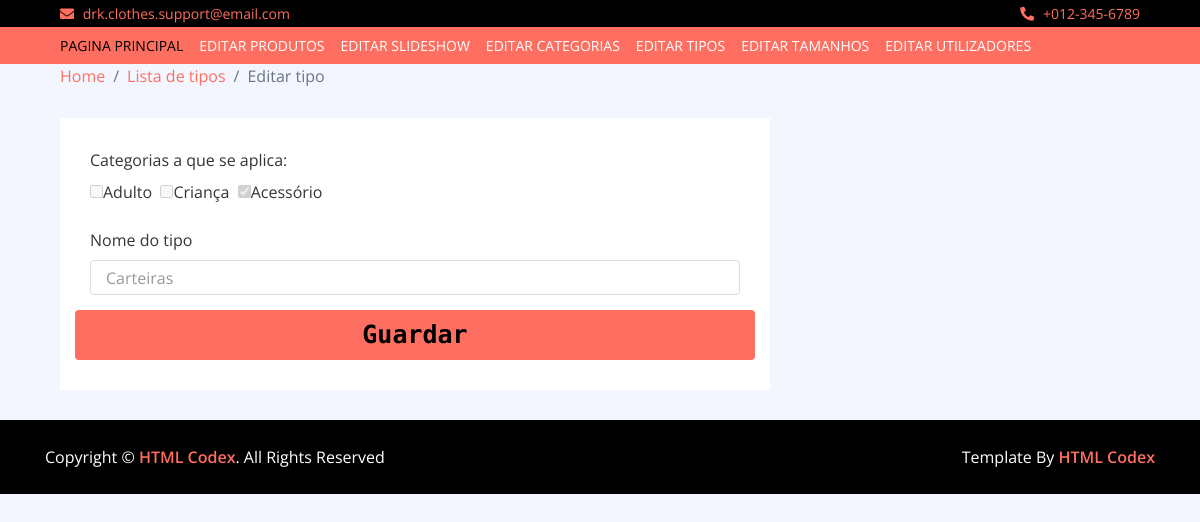
Before: /admin/edit-type.php?id=4 with the older database file.
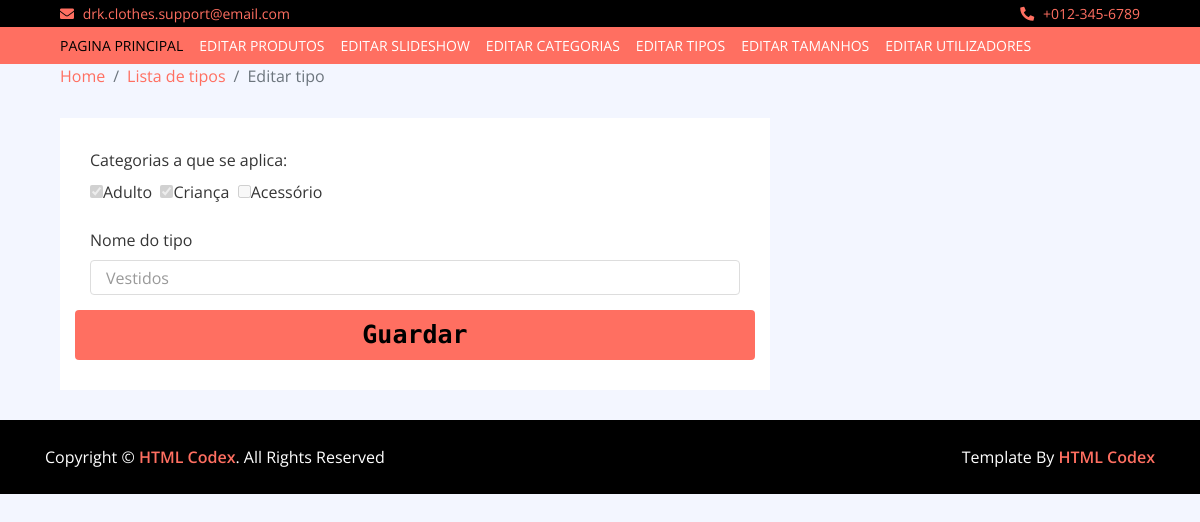
After: the same page with the newer database file.
### tables this page shows
CREATE TABLE `categorias`  (
  `categoriaId` int NOT NULL AUTO_INCREMENT,
  `categoriaNome` varchar(45) NOT NULL,
  PRIMARY KEY (`categoriaId`) USING BTREE
);

CREATE TABLE `tipos`  (
  `tipoId` int NOT NULL AUTO_INCREMENT,
  `tipoNome` varchar(45) NOT NULL,
  PRIMARY KEY (`tipoId`) USING BTREE
);

### admin/edit-type.php (the view, shortened to what this page needs)
<?php
include_once ("includes/body.inc.php");
$idT=intval($_GET['id']);
$sql="Select * from tipos where tipoId=".$idT;
$result=mysqli_query($con,$sql);
$dadosT=mysqli_fetch_array($result);
$sql="Select * from categorias";
$categorias=mysqli_query($con,$sql);
$sql="Select * from tipoCategorias where tipoCategoriaTipoId=".$idT;
$categoriasT=mysqli_query($con,$sql);
?>
<div class="breadcrumb-wrap">
    <div class="container-fluid">
        <ul class="breadcrumb">
            <li class="breadcrumb-item"><a href="index.php">Home</a></li>
            <li class="breadcrumb-item active"><a href="type-list.php">Lista de tipos</a></li>
            <li class="breadcrumb-item active">Editar tipo</li>
        </ul>
    </div>
</div>
<form action="confirm-edit-type.php" method="post" enctype="multipart/form-data">
    <div class="checkout">
        <div class="container-fluid">
            <div class="row">
                <div class="col-lg-8">
                    <div class="checkout-inner">
                        <div class="billing-address">
                            <div class="row">
                                <div class="col-md-12">
                                    <label>Categorias a que se aplica:</label><br>
                                    <?php
                                    $i=0;
                                    while ($dados=mysqli_fetch_array($categorias)){
                                        $select = "";
                                        while ($dt=mysqli_fetch_array($categoriasT)){
                                            if ($dt['tipoCategoriaCategoriaId'] == $dados['categoriaId']) {
                                                $select = "checked";
                                                break;
                                            }
                                        }
                                        $i++;
                                        echo  "<input $select disabled='true' type='checkbox' id=\"id".$i."\" name=\"categ".$i."\" value=\"".$dados['categoriaId']."\">".$dados['categoriaNome']."</option>&nbsp&nbsp";
                                        mysqli_data_seek($categoriasT, 0);
                                    }
                                    ?>
                                    <br>
                                    <br>
                                </div>
                                <div class="col-md-12">
                                    <label>Nome do tipo</label>
                                    <input class="form-control" name="nomeTipo" type="text" value="<?php echo $dadosT['tipoNome']?>">
                                </div>
                                <div class="checkout-payment">
                                    <div class="checkout-btn">
                                        <button type="submit">Guardar</button>
                                    </div>
                                </div>
                            </div>
                        </div>
                    </div>
                </div>
            </div>
        </div>
    </div>
</form>

Changed rows visible on the page:
computed for categorias "Adulto": value "☐" → "☑"
computed for categorias "Criança": value "☐" → "☑"
computed for categorias "Acessório": categoriaId "☑" → "☐"
changed tipos: nomeTipo "Carteiras" → "Vestidos"
